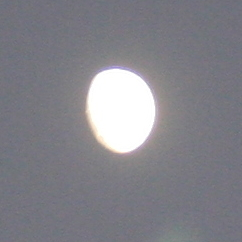
#> input picture Moon Lab/moon_1_10_17_1900.png, 242 x 242 px
$ jupyter execute 'Moon Illumination.ipynb'   (shell and % lines are left out)
#> lines starting #> are read from the running program, lines starting #| are printed output that depends on the picture
<h1>Earth-Sun-Moon System Lab</h1>
<h3>Cameron Kimber</h3>
<h3>Phys 325 Lab</h3>

<h2>Lunar Illumination</h2>
The goal of the first section of this is to find the percent of the moon that is illuminated, and to plot the moon to show what a moon of x% illumination looks like.

[cell 1]
%pylab inline
from PIL import Image
from math import asin

[cell 2]
date = "October 1, 2017"
file = "moon_1_10_17_1900.png"

[cell 3]
image   = Image.open(file).convert("L")
circle1 = plt.Circle((112,111),44,color='r', fill=False)

plt.imshow(image, cmap = 'gray')
plt.gcf().gca().add_artist(circle1)
plt.plot(85,96, 'go')

plt.show
plt.grid()
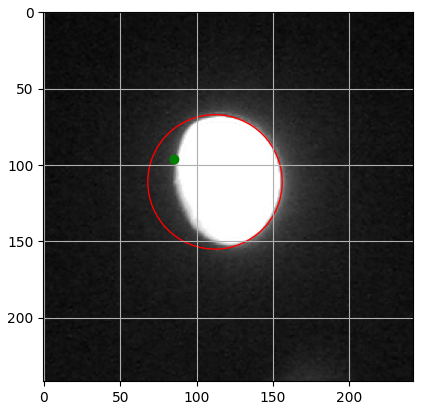
#> figure drawn by matplotlib, 1 panel

Here, the moon is shown in greyscale. The red outline is the full lunar disk, while the white is the portion of the moon that is illuminated.

The green dot marks my marks the 'threshhold value', the lowest illumination I would count as 'illuminated'. I selected a bright spot along the terminator to avoid counting 'noisy' pixels, but to not cut off some pixels that fell in craters or shadows along the terminator that are actually illuminated.

The two lines below check the color value at the threshhold point.

[cell 4]
pixel      = image.load()
threshhold = pixel[85,96]
#> threshhold = 155
print('The threshhold value is:', threshhold)
#| The threshhold value is: 155

Here, I make a list of the color values, and iterate over it, counting the number of pixels over the threshold. moon_size refers to the size of the moon in pixels, and has a value of around 6000. brights/ moon_size gives the number of bright pixels divided by the number of pixels the lunar disk covers.

[cell 5]
pixel_values = list(image.getdata())                        # List of pixel data
#> pixel_values = 58564 items
n            = (i for i in pixel_values if i > threshhold)  # Generator statement
brights      = 0                                            # Number of pixels above threshold
moon_size    = pi*44**2                                     # Number of pixels containing moon

for i in n:
    brights += 1
#> this loop made 5252 passes
#> i on passes 1 to 3: 160, 158, 156
#> after the loop, brights = 5252

illumination = (brights/moon_size) * 100
#> illumination = 86.35

[cell 6]
print("The moon's illumination on %s at 19:00MST was %2.1f%%." % (date, illumination))
#| The moon's illumination on October 1, 2017 at 19:00MST was 86.4%.

<h3>Discussion</h3>

The synodic lunar cycle is on average 29.5 days long, and if we assume it is spherical, and the Earth-Moon distance never changes, the illuminated percentage of the Moon, $l$, as a function of time ($t$ in days) is given by

$$l(t) = sin^2\frac{\pi t}{29.5} \times 100$$

And so we can predict the illumination of the moon for a given time. The last new moon occured on September 20 at 11:30MST, so the time between and the time of the observation was 11.81 days. Plugging that time in to the equation, the predicted value of l is 90.1%

Taking the angular size of the moon to be 30' of arc, and the radius 44 pixels, 88 pixels are roughly 30', so that is 0.34 minutes of arc or 20.4 arcseconds per pixel.

[cell 7]
x = linspace(0,29.5,20000)                       # Numerical array for graphing

plt.plot(x,sin(x*pi/29.79)**2)                   # Theoretical curve

plt.plot([29.79/pi*asin(.862**(1/2)),            # Theoretical times for
          29.79 - 29.79/pi*asin(.053**(1/2))],   # the observed illuminations
         [.862, 0.053], 'gv')                    # Blah blah blah

plt.plot([11.81,27.29],[.862, 0.053],'r*')       # Data points

plt.legend(["Theoretical Curve","Theoretical Points", "Observed Data"])
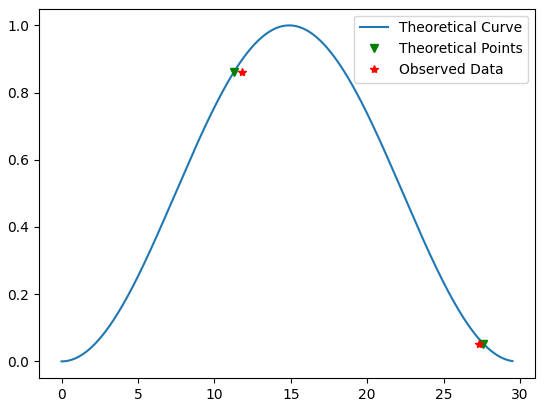
#> figure drawn by matplotlib, 1 panel; curve peaks at x = 14.9, y = 1

[cell 8]
date = "October 17, 2017"
file = "moon_17_10_17_635.png"

image   = Image.open(file).convert("L")
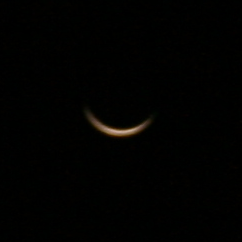
#> input picture Moon Lab/moon_17_10_17_635.png, 242 x 242 px
circle1 = plt.Circle((120,97),38,color='r', fill=False)

plt.imshow(image, cmap = 'gray')
plt.gcf().gca().add_artist(circle1)
plt.plot(111,128, 'go')

plt.show
plt.grid()


pixel      = image.load()
threshhold = pixel[111,128]
#> threshhold = 81
print('The threshhold value is:',threshhold)
#| The threshhold value is: 81

pixel_values = list(image.getdata())                        # List of pixel data
n            = (i for i in pixel_values if i > threshhold)  # Generator statement
brights      = 0                                            # Number of pixels above threshold
moon_size    = pi*38**2                                     # Number of pixels containing moon

for i in n:
    brights += 1
#> this loop made 240 passes
#> i on passes 1 to 3: 82, 86, 85
#> after the loop, brights = 240

illumination = (brights/moon_size) * 100
#> illumination = 5.29

print("The moon's illumination on %s at 06:35MST was %1.1f%%." % (date, illumination))
#| The moon's illumination on October 17, 2017 at 06:35MST was 5.3%.
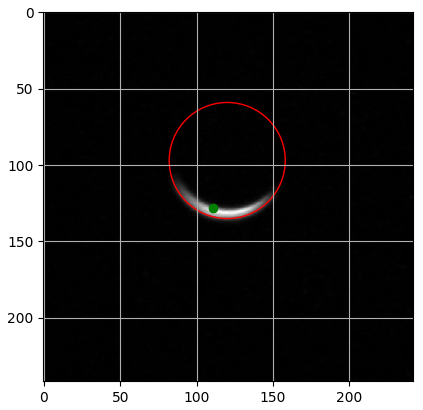
#> figure drawn by matplotlib, 1 panel
